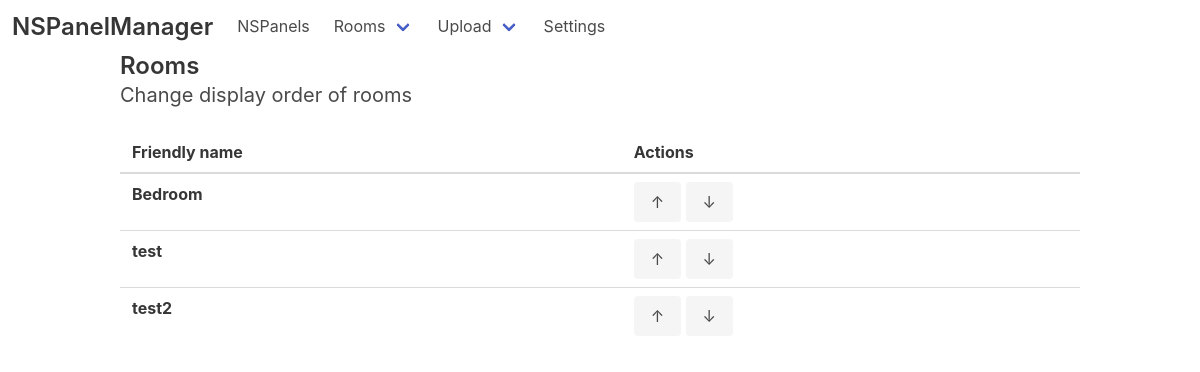
Screenshot of /rooms/order with the database file from the repository.
### web/models.py (models this page shows)
class Room(models.Model):
    def number():
        no = Room.objects.all().count()
        if no == None:
            return 1
        else:
            return no + 1
    friendly_name = models.CharField(max_length=30)
    displayOrder = models.IntegerField(default=number)

### web/views.py (the view)
# urls.py: path('rooms/order', views.rooms_order, name='rooms_order'),
def rooms_order(request):
    return render(request, 'rooms_order.html', {'rooms': Room.objects.all().order_by('displayOrder')})

### web/templates/rooms_order.html
{% extends 'base.html' %}
{% block content %}
<h2 class="title is-4">Rooms</h2>
<h2 class="title subtitle">Change display order of rooms</h2>
<table class="table is-fullwidth is-hoverable">
    <thead>
        <tr>
            <th>Friendly name</th>
            <th>Actions</th>
        </tr>
    </thead>
    <tbody>
        {% for room in rooms %}
        <tr data-roomId="{{ room.id }}">
            <th>{{ room.friendly_name }}</th>
            <td>
                <button type="button" class="button is-light" onclick="window.location = '/moveRoomUp/{{ room.id }}'">
                    ↑</button>
                <button type="button" class="button is-light" onclick="window.location = '/moveRoomDown/{{ room.id }}'">
                    ↓</button>
            </td>
        </tr>
        {% endfor %}
    </tbody>
</table>
{% endblock %}

### rows the page displays
Room: friendly_name "Bedroom"
Room: friendly_name "test"
Room: friendly_name "test2"
